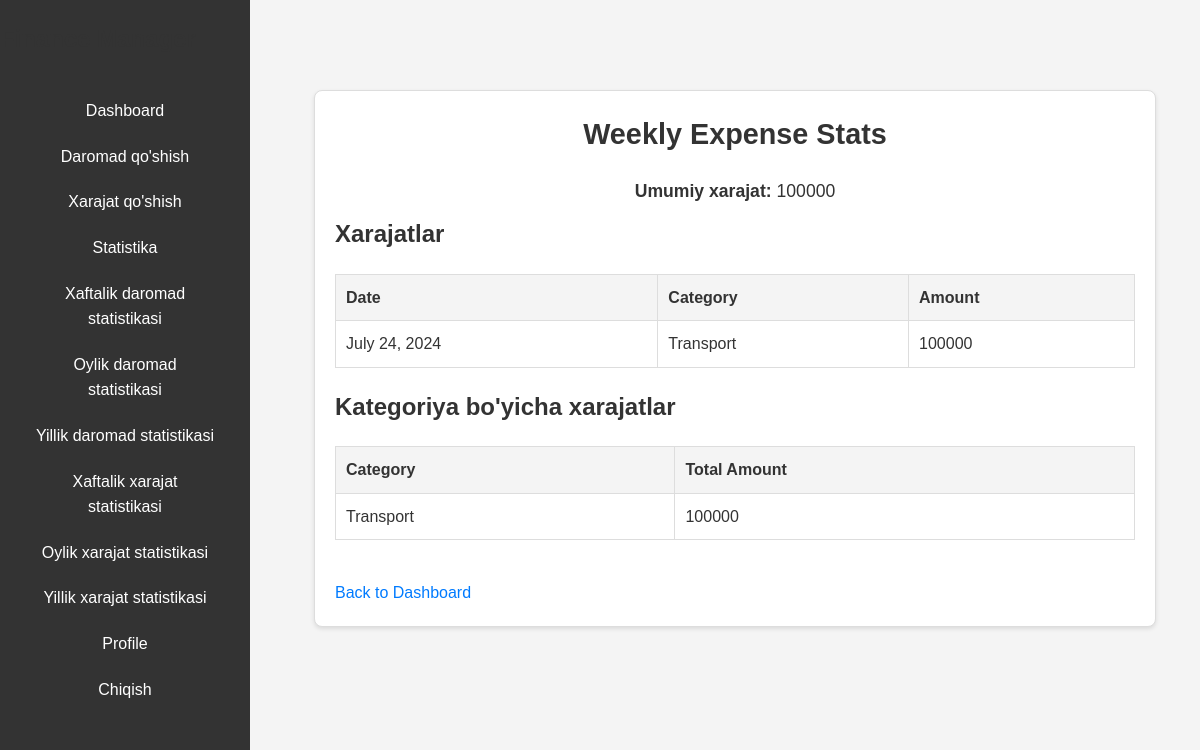
/main/expense_stats/weekly/ (signed in), run on an earlier commit of the app's database.
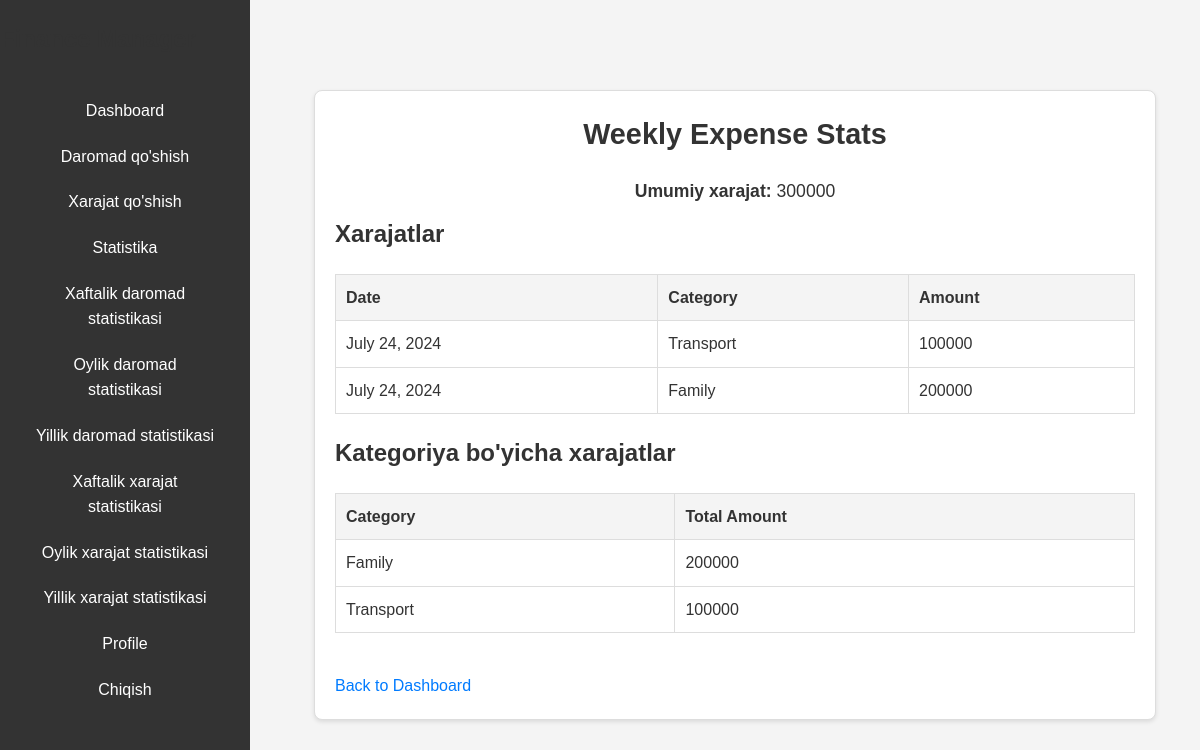
And on a later commit of the database.
### main/models.py (models this page shows, shortened)
class Expense(models.Model):
    user = models.ForeignKey(settings.AUTH_USER_MODEL, on_delete=models.CASCADE)
    amount = models.IntegerField()
    date = models.DateField()
    description = models.TextField(blank=True, null=True)
    currency = models.ForeignKey(Currency, on_delete=models.SET_NULL, null=True)
    expense_type = models.ForeignKey(ExpenseType, on_delete=models.SET_NULL, null=True)

class ExpenseType(models.Model):
    name = models.CharField(max_length=100)

### main/views.py (the view)
# urls.py: path('expense_stats/<str:period>/', views.expense_stats, name='expense_stats'),
@login_required
def expense_stats(request, period):
    today = timezone.now().date()
    if period == 'weekly':
        start_period = today - timedelta(days=today.weekday())
        end_period = start_period + timedelta(days=6)
    elif period == 'monthly':
        start_period = today.replace(day=1)
        end_period = today.replace(day=calendar.monthrange(today.year, today.month)[1])
    elif period == 'yearly':
        start_period = today.replace(month=1, day=1)
        end_period = today.replace(month=12, day=31)
    else:
        return redirect('dashboard')
    expenses = Expense.objects.filter(user=request.user, date__range=[start_period, end_period])
    total_expense = expenses.aggregate(Sum('amount'))['amount__sum'] or 0.00
    expenses_by_type = expenses.values('expense_type__name').annotate(total=Sum('amount')).order_by('-total')
    context = {
        'expenses': expenses,
        'total_expense': total_expense,
        'period': period,
        'expenses_by_type': expenses_by_type,
    }
    return render(request, 'main/expense_stats.html', context)

### templates/main/expense_stats.html (shortened to what this page needs)
{% extends "base.html" %}
{% block content %}
<div class="stats-container">
    <h1>{{ period|capfirst }} Expense Stats</h1>
    <p><strong>Umumiy xarajat:</strong> {{ total_expense }}</p>
    <div class="expenses-section">
        <h2>Xarajatlar</h2>
        <table>
            <thead>
            <tr>
                <th>Date</th>
                <th>Category</th>
                <th>Amount</th>
            </tr>
            </thead>
            <tbody>
            {% for expense in expenses %}
            <tr>
                <td>{{ expense.date }}</td>
                <td>{{ expense.expense_type.name }}</td>
                <td>{{ expense.amount }}</td>
            </tr>
            {% endfor %}
            </tbody>
        </table>
    </div>
    <div class="category-expenses-section">
        <h2>Kategoriya bo'yicha xarajatlar</h2>
        <table>
            <thead>
            <tr>
                <th>Category</th>
                <th>Total Amount</th>
            </tr>
            </thead>
            <tbody>
            {% for item in expenses_by_type %}
            <tr>
                <td>{{ item.expense_type__name }}</td>
                <td>{{ item.total }}</td>
            </tr>
            {% endfor %}
            </tbody>
        </table>
    </div>
    <a href="{% url 'dashboard' %}" class="back-link">Back to Dashboard</a>
</div>
{% endblock content %}

What changed in the data, as far as the page shows it:
added Expense: date "July 24, 2024", expense_type.name "Family", amount "200000"
now on this page (row unchanged): ExpenseType: expense_type__name "Family", total "200000"
Also different on the page:
{{ total_expense }}: "100000" → "300000"
